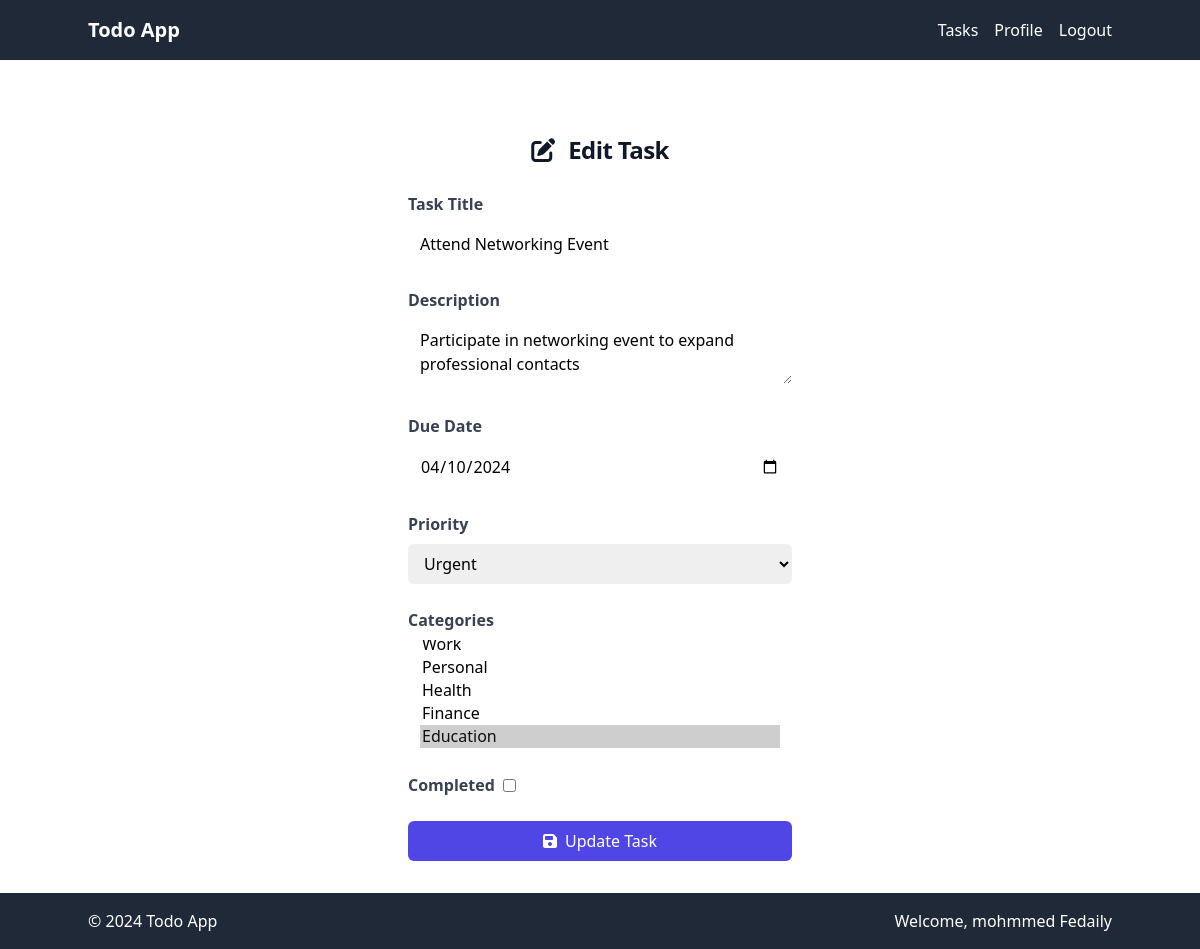
Screenshot of /cours/Brief-Todolist/task/edit/120 (signed in) with the database file from the repository.
### tables this page shows
CREATE TABLE `tdl_task` (
  `task_id` int(11) NOT NULL,
  `title` varchar(255) DEFAULT NULL,
  `description` text DEFAULT NULL,
  `dueto` date DEFAULT NULL,
  `completed` tinyint(1) DEFAULT NULL,
  `priority_id` int(11) DEFAULT NULL,
  `user_id` int(11) DEFAULT NULL
);

CREATE TABLE `tdl_priority` (
  `priority_id` int(11) NOT NULL,
  `name` varchar(255) DEFAULT NULL
);

### App/DbConnection/Db.php (called while the page is built, shortened)
<?php
final class Db
{
    private $DB;
    public function __construct()
    {
      $this->config = __DIR__ . '/../../config/database.php';
      try {
        $dsn = "mysql:host=" . DB_HOST . ";dbname=" . DB_NAME;
        $this->DB = new PDO($dsn, DB_USER, DB_PWD, array(PDO::ATTR_ERRMODE => PDO::ERRMODE_EXCEPTION));
      } catch (PDOException $error) {
        echo "Erreur de connexion à la Base de Données : " . $error->getMessage();
      }
    }
    public function getDB(): PDO
    {
      return $this->DB;
    }
  }

### App/Repositories/TaskRepository.php (called while the page is built, shortened)
<?php
class TaskRepository
{
    private $db;
    public function __construct()
    {
      $database = new Db;
      $this->db = $database->getDB();
      }
    public function getTaskById($task_id)
    {
        $sql = "SELECT * FROM tdl_task WHERE task_id = :task_id";
        $stmt = $this->db->prepare($sql);
        $stmt->bindParam(':task_id', $task_id);
        $stmt->execute();
        $stmt->setFetchMode(PDO::FETCH_CLASS, '\App\Models\Task');
        return $stmt->fetch();
    }
    public function getTaskCategories($taskId)
{
    try {
        $sql = "SELECT category.category_id, category.name
                FROM tdl_task_has_category task_category
                JOIN tdl_category category ON task_category.category_id = category.category_id
                WHERE task_category.task_id = :task_id";
        $stmt = $this->db->prepare($sql);
        $stmt->bindParam(':task_id', $taskId);
        $stmt->execute();
        return $stmt->fetchAll(PDO::FETCH_CLASS, 'App\Models\Task');
    } catch (\PDOException $e) {
        return [];
    }
}
}

### App/Models/Task.php (called while the page is built, shortened)
<?php
class Task
{
    private $task_id;
    private $title;
    private $description;
    private $dueto;
    private $completed;
    private $priority_id;
    public function getTask_id()
    {
        return $this->task_id;
    }
    public function getTitle()
    {
        return $this->title;
    }
    public function getDescription()
    {
        return $this->description;
    }
    public function getDueto()
    {
        return $this->dueto;
    }
    public function getCompleted()
    {
        return $this->completed;
    }
    public function getPriority_id()
    {
        return $this->priority_id;
    }
}

### App/Repositories/PriorityRepository.php (called while the page is built, shortened)
<?php
class PriorityRepository
{
    private $db;
    public function __construct()
    {
        $database = new Db;
        $this->db = $database->getDB();
    }
    public function getAllPriorities()
    {
        $sql = "SELECT * FROM tdl_priority";
        $stmt = $this->db->query($sql);
        return $stmt->fetchAll(PDO::FETCH_CLASS, '\App\Models\Priority');
    }
}

### App/Models/Priority.php (called while the page is built, shortened)
<?php
class Priority
{
    private $priority_id;
    private $name;
    public function getPriority_id()
    {
        return $this->priority_id;
    }
    public function getName()
    {
        return $this->name;
    }
}

### App/Repositories/CategoryRepository.php (called while the page is built, shortened)
<?php
class CategoryRepository
{
    private $db;
    public function __construct()
    {
        $database = new Db;
        $this->db = $database->getDB();
    }
    public function getAllCategories()
    {
        $categoryArray = [];
        $sql = "SELECT * FROM tdl_category";
        $stmt = $this->db->query($sql);
        while ($row = $stmt->fetch(PDO::FETCH_ASSOC)) {
            $categoryArray[] = new Category($row);
        }
        return $categoryArray;
    }
}

### App/Models/Category.php (called while the page is built, shortened)
<?php
class Category
{
    private $category_id;
    private $name;
    public function hydrate(array $data)
    {
        foreach ($data as $key => $value) {
            $setter = 'set' . ucfirst($key);
        }
    }
    public function getCategory_id()
    {
        return $this->category_id;
    }
    public function setCategory_id($category_id)
    {
        $this->category_id = $category_id;
    }
    public function getName()
    {
        return $this->name;
    }
    public function setName($name)
    {
        $this->name = $name;
    }
}

### App/Views/task_edit.php (the view, shortened to what this page needs)
<?php
require_once __DIR__ . "/../../init.php";
$route = str_replace("/cours/Brief-Todolist/", "", $_SERVER["REQUEST_URI"]);
$routeParts = explode("/", $route);
$taskId = end($routeParts);
if ($taskId) {
    $taskRepository = new TaskRepository();
    $task = $taskRepository->getTaskById($taskId);
    $priorityRepository = new PriorityRepository();
    $priorities = $priorityRepository->getAllPriorities();
    $categoryRepository = new CategoryRepository();
    $categories = $categoryRepository->getAllCategories();
    $taskCategories = $taskRepository->getTaskCategories($task->getTask_id());
}
?>
<!DOCTYPE html>
<html lang="en">
<head>
    <link href="https://cdn.jsdelivr.net/npm/tailwindcss@2.2.19/dist/tailwind.min.css" rel="stylesheet">
</head>
<body>
<div class="mt-10 sm:mx-auto sm:w-full sm:max-w-sm">
        <div class="sm:mx-auto sm:w-full sm:max-w-sm">
            <h2 class="mt-10 text-center text-2xl font-bold leading-9 tracking-tight text-gray-900">
                <i class="fas fa-edit mr-2"></i> Edit Task
            </h2>
        </div>
        <form class="space-y-6" action="/cours/Brief-Todolist/task/update" method="post">
            <div>
                <label for="title" class="block text-gray-700 font-semibold mb-2">Task Title</label>
                <input id="title" name="title" type="text" value="<?php echo $task->getTitle(); ?>" required class="w-full rounded-md border-gray-300 py-2 px-3 focus:outline-none focus:ring-2 focus:ring-indigo-600" placeholder="Enter task title">
            </div>
            <div>
                <label for="description" class="block text-gray-700 font-semibold mb-2">Description</label>
                <textarea id="description" name="description" required class="w-full rounded-md border-gray-300 py-2 px-3 focus:outline-none focus:ring-2 focus:ring-indigo-600" placeholder="Enter task description"><?php echo $task->getDescription(); ?></textarea>
            </div>
            <div>
                <label for="dueto" class="block text-gray-700 font-semibold mb-2">Due Date</label>
                <input id="dueto" name="dueto" type="date" value="<?php echo $task->getDueto(); ?>" required class="w-full rounded-md border-gray-300 py-2 px-3 focus:outline-none focus:ring-2 focus:ring-indigo-600">
            </div>
            <div>
                <label for="priority_id" class="block text-gray-700 font-semibold mb-2">Priority</label>
                <select id="priority_id" name="priority_id" required class="w-full rounded-md border-gray-300 py-2 px-3 focus:outline-none focus:ring-2 focus:ring-indigo-600">
                    <?php if (!empty($priorities)): ?>
                        <?php foreach ($priorities as $priority): ?>
                            <option value="<?php echo $priority->getPriority_id(); ?>" <?php echo $task->getPriority_id() == $priority->getPriority_id() ? "selected" : ""; ?>>
                                <?php echo $priority->getName(); ?>
                            </option>
                        <?php endforeach; ?>
                    <?php else: ?>
                        <option value="">No priorities available</option>
                    <?php endif; ?>
                </select>
            </div>
            <div>
                <label for="categories" class="block text-gray-700 font-semibold mb-2">Categories</label>
                <select id="categories" name="categories[]" multiple required class="w-full rounded-md border-gray-300 py-2 px-3 focus:outline-none focus:ring-2 focus:ring-indigo-600">
                    <?php foreach ($categories as $category): ?>
                        <?php
                        $selected = in_array($category->getCategory_id(), array_column($taskCategories, "category_id"));
                        $selectedAttr = $selected ? "selected" : "";
                        ?>
                        <option value="<?php echo $category->getCategory_id(); ?>" <?php echo $selectedAttr; ?>>
                            <?php echo $category->getName(); ?>
                        </option>
                    <?php endforeach; ?>
                </select>
            </div>
            <div class="flex items-center">
                <label for="completed" class="text-gray-700 font-semibold mr-2">Completed</label>
                <input id="completed" name="completed" type="checkbox" <?php echo $task->getCompleted() ? "checked" : ""; ?> class="rounded-md focus:ring-indigo-600">
            </div>
            <button type="submit" name="update-task" class="w-full bg-indigo-600 text-white py-2 px-4 rounded-md hover:bg-indigo-700 transition-colors duration-300 flex items-center justify-center">
                <i class="fas fa-save mr-2"></i> Update Task
            </button>
        </form>
    </div>
</body>
</html>

### rows the page displays
tdl_task: title "Attend Networking Event", description "Participate in networking event to expand professional contacts", dueto "04/10/2024", priority_id "Urgent"

### other values shown
$userName "mohmmed Fedaily"
form field value "Personal / Health / Finance / Education ☑"
